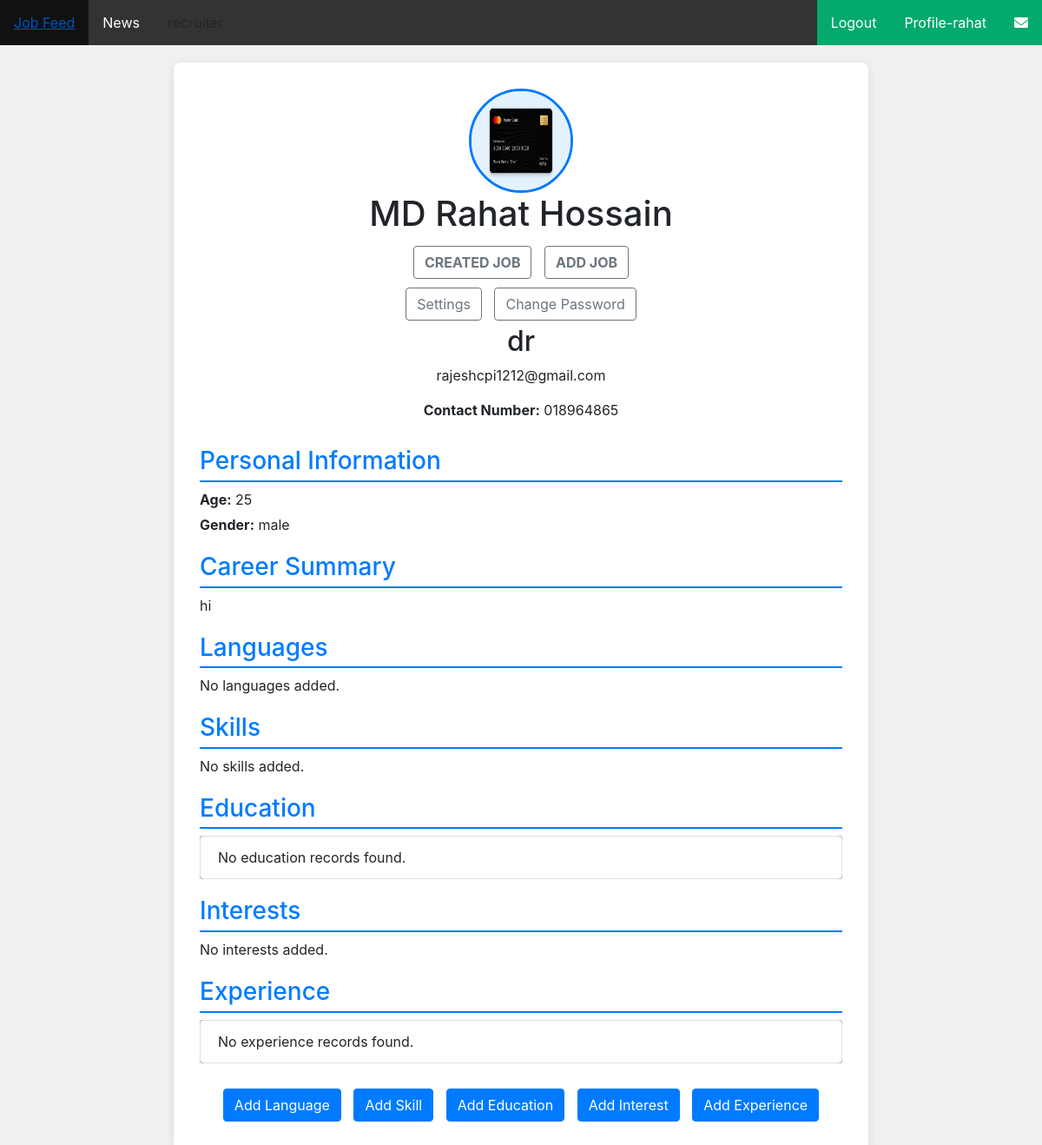
Screenshot of /profile_view/ (signed in) with the database file from the repository.
### myApp/models.py (models this page shows, shortened)
class Custom_User(AbstractUser):
    USER=[
        ('recruiter','Recruiter'),('jobseeker','JobSeeker')
    ]
    user_type=models.CharField(choices=USER,max_length=120)
    profile_pic=models.ImageField(upload_to="media/profile_pic",null=True)

class BasicInfoModel(models.Model):
    user = models.OneToOneField(Custom_User, null=True, on_delete=models.CASCADE)
    contact_No = models.CharField(max_length=100, null=True)
    Designation = models.CharField(max_length=100, null=True)
    Profile_Pic = models.ImageField(upload_to="Media/Profile_Pic", null=True)
    Carrer_Summary = models.CharField(max_length=100, null=True)
    Age = models.PositiveIntegerField(null=True)
    Gender = models.CharField(max_length=100, null=True)
    date_of_birth = models.DateField(null=True, blank=True)

### myProject/commonviews.py (the view)
# urls.py: path('profile_view/', profile_view, name='profile_view'),
@login_required
def profile_view(request):
    current_user = request.user
    try:
        information = get_object_or_404(BasicInfoModel, user=current_user)
    except Http404:
        messages.warning(request, "You don't have a resume. Please create one.")
        return redirect('createBasicInfo')
    languages = LanguageModel.objects.filter(user=current_user)
    skills = SkillModel.objects.filter(user=current_user)
    education = EducationModel.objects.filter(user=current_user)
    interests = InterestModel.objects.filter(user=current_user)
    experiences = ExperienceModel.objects.filter(user=current_user)
    context = {
        'Information': information,
        'Languages': languages,
        'Skills': skills,
        'Education': education,
        'Interests': interests,
        'Experiences': experiences,
    }
    return render(request, "Common/profilePage.html", context)

### Template/Common/profilePage.html (shortened to what this page needs)
{% extends 'Common/base.html' %}
{% block body %}
<!DOCTYPE html>
<html lang="en">
<head>
    <link href="https://stackpath.bootstrapcdn.com/bootstrap/4.5.2/css/bootstrap.min.css" rel="stylesheet">
</head>
<body>
    <div class="container resume-container">
        <div class="profile-header">
            <img src="/{{ Information.Profile_Pic }}" alt="Profile Picture" class="profile-pic">
            <h1 class="profile-name">{{ user.first_name }} {{ user.last_name }}</h1>
            {% if request.user.user_type == 'recruiter' %}
            <a href="{% url 'createdJob' %}" class="btn btn-outline-secondary"><b>CREATED JOB</b></a>
            <a href="{% url 'addJobPage' %}" class="btn btn-outline-secondary"><b>ADD JOB</b></a>
            {% endif %}
            <div class="text-center">
            <a href="{% url 'MySettingsPage' %}" class="btn btn-outline-secondary">Settings</a>
            <a href="{% url 'changePasswordPage' %}" class="btn btn-outline-secondary">Change Password</a>
            </div>
            <h2 class="profile-designation">{{ Information.Designation }}</h2>
            <p>{{ user.email }}</p>
            <p><strong>Contact Number:</strong> {{ Information.contact_No }}</p>
        </div>
        <div class="profile-info">
            <h3 class="section-title">Personal Information</h3>
            <p><strong>Age:</strong> {{ Information.Age }}</p>
            <p><strong>Gender:</strong> {{ Information.Gender }}</p>
            <h3 class="section-title">Career Summary</h3>
            <p>{{ Information.Carrer_Summary }}</p>
            <h3 class="section-title">Languages</h3>
            <p>
                {% for language in Languages %}
                    {{ language.Language_Name }} ({{ language.Proficiency_Level }}){% if not forloop.last %}, {% endif %}
                {% empty %}
                    No languages added.
                {% endfor %}
            </p>
            <h3 class="section-title">Skills</h3>
            <p>
                {% for skill in Skills %}
                    {{ skill.Skill_Name }} ({{ skill.Skill_Level }}){% if not forloop.last %}, {% endif %}
                {% empty %}
                    No skills added.
                {% endfor %}
            </p>
            <h3 class="section-title">Education</h3>
            <ul class="list-group">
                {% for edu in Education %}
                    <li class="list-group-item">{{ edu.institution_name }} - {{ edu.degree }} ({{ edu.start_date }} to {{ edu.end_date }})</li>
                {% empty %}
                    <li class="list-group-item">No education records found.</li>
                {% endfor %}
            </ul>
            <h3 class="section-title">Interests</h3>
            <p>
                {% for interest in Interests %}
                    {{ interest.name }}{% if not forloop.last %}, {% endif %}
                {% empty %}
                    No interests added.
                {% endfor %}
            </p>
            <h3 class="section-title">Experience</h3>
            <ul class="list-group">
                {% for exp in Experiences %}
                    <li class="list-group-item">{{ exp.job_title }} at {{ exp.company_name }} ({{ exp.start_date }} to {{ exp.end_date }}) - {{ exp.description }}</li>
                {% empty %}
                    <li class="list-group-item">No experience records found.</li>
                {% endfor %}
            </ul>
        </div>
        <div class="text-center">
            <br>
            <a href="{% url 'addLanugage' %}" class="btn btn-primary">Add Language</a>
            <a href="{% url 'addSkillPage' %}" class="btn btn-primary">Add Skill</a>
            <a href="{% url 'add_education' %}" class="btn btn-primary">Add Education</a>
            <a href="{% url 'add_interest' %}" class="btn btn-primary">Add Interest</a>
            <a href="{% url 'add_experience' %}" class="btn btn-primary">Add Experience</a>
        </div>
    </div>
</body>
</html>
{% endblock body %}

### Template/Includes/navbar.html (shortened to what this page needs)
<head>
  <link rel="stylesheet" href="https://cdnjs.cloudflare.com/ajax/libs/font-awesome/6.0.0-beta3/css/all.min.css">
</head>
<ul>
  <li><a href="{% url 'JobFeed' %}">Job Feed</a></li>
  <li><a href="#news">News</a></li>
  <li><a>{{ request.user.user_type }}</a></li>
  <li style="float:right">
      <a class="active" href="{% url 'my_messages' %}">
          <i class="fas fa-envelope"></i>
      </a>
  </li>
  <li style="float:right"><a class="active" href="{% url 'profile_view' %}">Profile-{{ request.user.username }}</a></li>
  <li style="float:right"><a class="active" href="{% url 'logoutPage' %}">Logout</a></li>
</ul>

### Template/Common/base.html (style rules this page uses)
ul { list-style-type: none; margin: 0; padding: 0; overflow: hidden; background-color: #333; }
li { float: left; }
li a { display: block; color: white; text-align: center; padding: 14px 16px; text-decoration: none; }
.active { background-color: #04AA6D; }

### Template/Common/profilePage.html (style rules this page uses)
body { background-color: #f0f0f0; }
.resume-container { background: white; border-radius: 8px; box-shadow: 0 2px 10px rgba(0, 0, 0, 0.1); padding: 30px; margin: 20px auto; max-width: 800px; }
.profile-header { text-align: center; margin-bottom: 30px; }
.profile-pic { width: 120px; height: 120px; border-radius: 50%; border: 3px solid #007BFF; }
.section-title { border-bottom: 2px solid #007BFF; padding-bottom: 5px; margin-top: 20px; color: #007BFF; }
.profile-info p { margin: 5px 0; }
.btn { margin: 5px; }

### rows the page displays
Custom_User: user.username "rahat", first_name "MD Rahat", last_name "Hossain", email "rajeshcpi1212@gmail.com"
BasicInfoModel: Profile_Pic (picture), Designation "dr", contact_No "018964865", Age "25", Gender "male", Carrer_Summary "hi"
